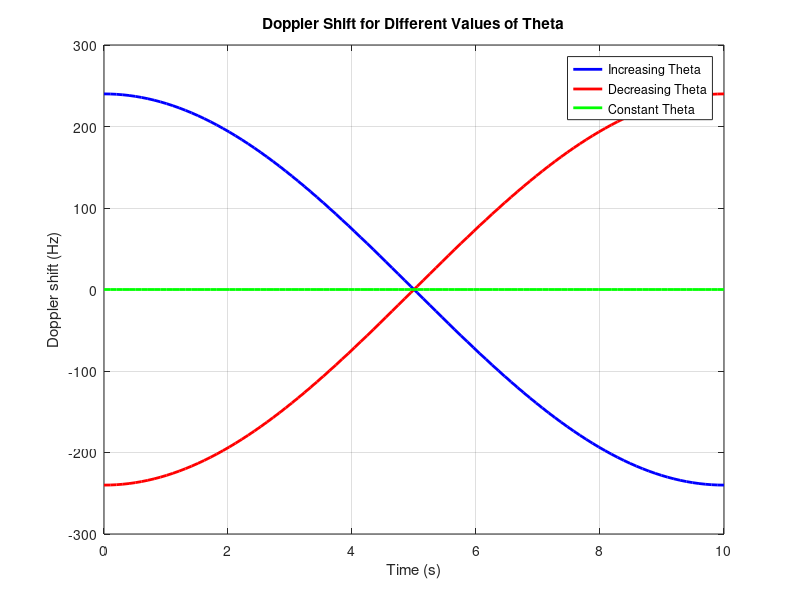

MATLAB code for this plot:
clc;
clear all;
close all;

% Parameters
frequency = 2.4e9; % Frequency of the transmitted signal (Hz)
speed_of_light = 3e8; % Speed of light (m/s)
velocity_receiver = 30; % Velocity of the receiver (m/s)
distance = 1000; % Distance between transmitter and receiver (m)
wavelength = speed_of_light / frequency; % Wavelength of the signal (m)

% Define time vector
t = linspace(0, 10, 100); % Time varying from 0 to 10 seconds

% Initialize arrays to store Doppler shift for different values of theta
doppler_shift_increasing = zeros(size(t));
doppler_shift_decreasing = zeros(size(t));
doppler_shift_constant = zeros(size(t));

% Calculate Doppler shift for each time step
for i = 1:length(t)
    % Calculate theta for each time step
    theta_increasing = pi * t(i) / 10; % Increasing theta
    theta_decreasing = pi - pi * t(i) / 10; % Decreasing theta
    theta_constant = pi / 2; % Constant theta
    
    % Calculate Doppler shift for each theta
    doppler_shift_increasing(i) = (velocity_receiver / wavelength) * cos(theta_increasing);
    doppler_shift_decreasing(i) = (velocity_receiver / wavelength) * cos(theta_decreasing);
    doppler_shift_constant(i) = (velocity_receiver / wavelength) * cos(theta_constant);
end

% Plot Doppler shift for different values of theta
figure;
plot(t, doppler_shift_increasing, 'b', 'LineWidth', 2);
hold on;
plot(t, doppler_shift_decreasing, 'r', 'LineWidth', 2);
plot(t, doppler_shift_constant, 'g', 'LineWidth', 2);
xlabel('Time (s)');
ylabel('Doppler shift (Hz)');
title('Doppler Shift for Different Values of Theta');
legend('Increasing Theta', 'Decreasing Theta', 'Constant Theta');
grid on;
